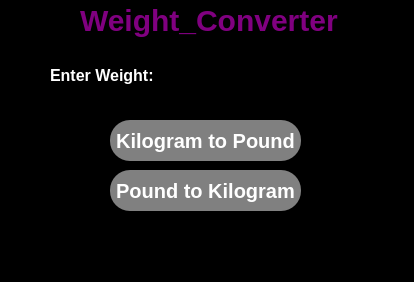
<?xml version="1.0" encoding="UTF-8"?>
<ui version="4.0">
 <class>MainWindow</class>
 <widget class="QMainWindow" name="MainWindow">
  <property name="geometry">
   <rect>
    <x>0</x>
    <y>0</y>
    <width>414</width>
    <height>282</height>
   </rect>
  </property>
  <property name="windowTitle">
   <string>MainWindow</string>
  </property>
  <property name="styleSheet">
   <string notr="true">background-color: black;</string>
  </property>
  <widget class="QWidget" name="centralwidget">
   <widget class="QLabel" name="weight_label">
    <property name="geometry">
     <rect>
      <x>80</x>
      <y>0</y>
      <width>301</width>
      <height>41</height>
     </rect>
    </property>
    <property name="styleSheet">
     <string notr="true">color: purple;
font-size: 30px;
font-weight: bold;</string>
    </property>
    <property name="text">
     <string>Weight_Converter</string>
    </property>
   </widget>
   <widget class="QLineEdit" name="input_weight">
    <property name="geometry">
     <rect>
      <x>160</x>
      <y>61</y>
      <width>111</width>
      <height>41</height>
     </rect>
    </property>
    <property name="styleSheet">
     <string notr="true">color: white;
font-weight: bold;
font-size: 25px;
</string>
    </property>
    <property name="echoMode">
     <enum>QLineEdit::EchoMode::Normal</enum>
    </property>
   </widget>
   <widget class="QLabel" name="label">
    <property name="geometry">
     <rect>
      <x>50</x>
      <y>60</y>
      <width>111</width>
      <height>31</height>
     </rect>
    </property>
    <property name="styleSheet">
     <string notr="true">color: white;
font-weight: bold;
</string>
    </property>
    <property name="text">
     <string>&lt;html&gt;&lt;head/&gt;&lt;body&gt;&lt;p&gt;&lt;span style=&quot; font-size:12pt;&quot;&gt;Enter Weight:&lt;/span&gt;&lt;/p&gt;&lt;/body&gt;&lt;/html&gt;</string>
    </property>
   </widget>
   <widget class="QPushButton" name="kg_to_lb">
    <property name="geometry">
     <rect>
      <x>110</x>
      <y>120</y>
      <width>191</width>
      <height>41</height>
     </rect>
    </property>
    <property name="styleSheet">
     <string notr="true">color: white;
font-weight: bold;
font-size: 20px;
border-radius: 20px;
background-color: grey;
</string>
    </property>
    <property name="text">
     <string>Kilogram to Pound</string>
    </property>
   </widget>
   <widget class="QPushButton" name="lb_to_kg">
    <property name="geometry">
     <rect>
      <x>110</x>
      <y>170</y>
      <width>191</width>
      <height>41</height>
     </rect>
    </property>
    <property name="styleSheet">
     <string notr="true">color: white;
font-weight: bold;
font-size: 20px;
border-radius: 20px;
background-color: grey;
</string>
    </property>
    <property name="text">
     <string>Pound to Kilogram</string>
    </property>
   </widget>
  </widget>
  <widget class="QMenuBar" name="menubar">
   <property name="geometry">
    <rect>
     <x>0</x>
     <y>0</y>
     <width>414</width>
     <height>22</height>
    </rect>
   </property>
  </widget>
  <widget class="QStatusBar" name="statusbar"/>
 </widget>
 <resources/>
 <connections/>
</ui>
